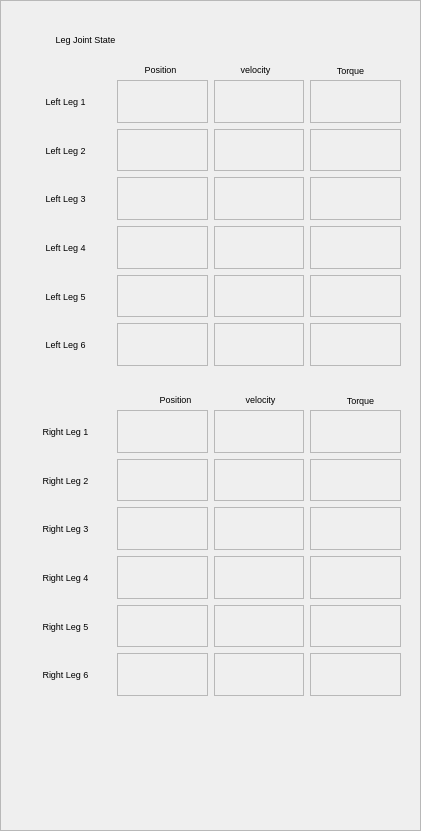
    <widget class="QFrame" name="frame">
     <property name="geometry">
      <rect>
       <x>6</x>
       <y>20</y>
       <width>421</width>
       <height>831</height>
      </rect>
     </property>
     <property name="font">
      <font>
       <pointsize>7</pointsize>
      </font>
     </property>
     <property name="frameShape">
      <enum>QFrame::StyledPanel</enum>
     </property>
     <property name="frameShadow">
      <enum>QFrame::Raised</enum>
     </property>
     <widget class="QFrame" name="frame_9">
      <property name="geometry">
       <rect>
        <x>10</x>
        <y>20</y>
        <width>401</width>
        <height>741</height>
       </rect>
      </property>
      <property name="font">
       <font>
        <pointsize>7</pointsize>
       </font>
      </property>
      <property name="frameShape">
       <enum>QFrame::NoFrame</enum>
      </property>
      <property name="frameShadow">
       <enum>QFrame::Raised</enum>
      </property>
      <widget class="QLabel" name="label_73">
       <property name="geometry">
        <rect>
         <x>110</x>
         <y>40</y>
         <width>81</width>
         <height>19</height>
        </rect>
       </property>
       <property name="font">
        <font>
         <pointsize>7</pointsize>
        </font>
       </property>
       <property name="text">
        <string>Position</string>
       </property>
       <property name="alignment">
        <set>Qt::AlignCenter</set>
       </property>
      </widget>
      <widget class="QLabel" name="label_74">
       <property name="geometry">
        <rect>
         <x>310</x>
         <y>40</y>
         <width>61</width>
         <height>20</height>
        </rect>
       </property>
       <property name="font">
        <font>
         <pointsize>7</pointsize>
        </font>
       </property>
       <property name="text">
        <string>Torque</string>
       </property>
       <property name="alignment">
        <set>Qt::AlignCenter</set>
       </property>
      </widget>
      <widget class="QLabel" name="label_89">
       <property name="geometry">
        <rect>
         <x>210</x>
         <y>40</y>
         <width>71</width>
         <height>19</height>
        </rect>
       </property>
       <property name="font">
        <font>
         <pointsize>7</pointsize>
        </font>
       </property>
       <property name="text">
        <string>velocity</string>
       </property>
       <property name="alignment">
        <set>Qt::AlignCenter</set>
       </property>
      </widget>
      <widget class="QLabel" name="label_90">
       <property name="geometry">
        <rect>
         <x>10</x>
         <y>10</y>
         <width>131</width>
         <height>19</height>
        </rect>
       </property>
       <property name="font">
        <font>
         <pointsize>7</pointsize>
        </font>
       </property>
       <property name="text">
        <string>Leg Joint State</string>
       </property>
       <property name="alignment">
        <set>Qt::AlignCenter</set>
       </property>
      </widget>
      <widget class="QWidget" name="horizontalLayoutWidget">
       <property name="geometry">
        <rect>
         <x>10</x>
         <y>60</y>
         <width>381</width>
         <height>286</height>
        </rect>
       </property>
       <property name="font">
        <font>
         <pointsize>7</pointsize>
        </font>
       </property>
       <layout class="QHBoxLayout" name="horizontalLayout">
        <item>
         <layout class="QVBoxLayout" name="verticalLayout">
          <item>
           <widget class="QLabel" name="label_75">
            <property name="font">
             <font>
              <pointsize>7</pointsize>
             </font>
            </property>
            <property name="text">
             <string>Left Leg 1</string>
            </property>
            <property name="alignment">
             <set>Qt::AlignCenter</set>
            </property>
           </widget>
          </item>
          <item>
           <widget class="QLabel" name="label_76">
            <property name="font">
             <font>
              <pointsize>7</pointsize>
             </font>
            </property>
            <property name="text">
             <string>Left Leg 2</string>
            </property>
            <property name="alignment">
             <set>Qt::AlignCenter</set>
            </property>
           </widget>
          </item>
          <item>
           <widget class="QLabel" name="label_77">
            <property name="font">
             <font>
              <pointsize>7</pointsize>
             </font>
            </property>
            <property name="text">
             <string>Left Leg 3</string>
            </property>
            <property name="alignment">
             <set>Qt::AlignCenter</set>
            </property>
           </widget>
          </item>
          <item>
           <widget class="QLabel" name="label_78">
            <property name="font">
             <font>
              <pointsize>7</pointsize>
             </font>
            </property>
            <property name="text">
             <string>Left Leg 4</string>
            </property>
            <property name="alignment">
             <set>Qt::AlignCenter</set>
            </property>
           </widget>
          </item>
          <item>
           <widget class="QLabel" name="label_79">
            <property name="font">
             <font>
              <pointsize>7</pointsize>
             </font>
            </property>
            <property name="text">
             <string>Left Leg 5</string>
            </property>
            <property name="alignment">
             <set>Qt::AlignCenter</set>
            </property>
           </widget>
          </item>
          <item>
           <widget class="QLabel" name="label_80">
            <property name="font">
             <font>
              <pointsize>7</pointsize>
             </font>
            </property>
            <property name="text">
             <string>Left Leg 6</string>
            </property>
            <property name="alignment">
             <set>Qt::AlignCenter</set>
            </property>
           </widget>
          </item>
         </layout>
        </item>
        <item>
         <layout class="QVBoxLayout" name="verticalLayout_6">
          <item>
           <widget class="QLabel" name="LL_p_0">
            <property name="font">
             <font>
              <pointsize>7</pointsize>
             </font>
            </property>
            <property name="frameShape">
             <enum>QFrame::StyledPanel</enum>
            </property>
            <property name="frameShadow">
             <enum>QFrame::Plain</enum>
            </property>
            <property name="text">
             <string/>
            </property>
           </widget>
          </item>
          <item>
           <widget class="QLabel" name="LL_p_1">
            <property name="font">
             <font>
              <pointsize>7</pointsize>
             </font>
            </property>
            <property name="frameShape">
             <enum>QFrame::StyledPanel</enum>
            </property>
            <property name="frameShadow">
             <enum>QFrame::Plain</enum>
            </property>
            <property name="text">
             <string/>
            </property>
           </widget>
          </item>
          <item>
           <widget class="QLabel" name="LL_p_2">
            <property name="font">
             <font>
              <pointsize>7</pointsize>
             </font>
            </property>
            <property name="frameShape">
             <enum>QFrame::StyledPanel</enum>
            </property>
            <property name="frameShadow">
             <enum>QFrame::Plain</enum>
            </property>
            <property name="text">
             <string/>
            </property>
           </widget>
          </item>
          <item>
           <widget class="QLabel" name="LL_p_3">
            <property name="font">
             <font>
              <pointsize>7</pointsize>
             </font>
            </property>
            <property name="frameShape">
             <enum>QFrame::StyledPanel</enum>
            </property>
            <property name="text">
             <string/>
            </property>
           </widget>
          </item>
          <item>
           <widget class="QLabel" name="LL_p_4">
            <property name="sizePolicy">
             <sizepolicy hsizetype="Preferred" vsizetype="Preferred">
              <horstretch>0</horstretch>
              <verstretch>0</verstretch>
             </sizepolicy>
            </property>
            <property name="font">
             <font>
              <pointsize>7</pointsize>
             </font>
            </property>
            <property name="frameShape">
             <enum>QFrame::StyledPanel</enum>
            </property>
            <property name="text">
             <string/>
            </property>
           </widget>
          </item>
          <item>
           <widget class="QLabel" name="LL_p_5">
            <property name="font">
             <font>
              <pointsize>7</pointsize>
             </font>
            </property>
            <property name="frameShape">
             <enum>QFrame::StyledPanel</enum>
            </property>
            <property name="text">
             <string/>
            </property>
           </widget>
          </item>
         </layout>
        </item>
        <item>
         <layout class="QVBoxLayout" name="verticalLayout_7">
          <item>
           <widget class="QLabel" name="LL_v_0">
            <property name="font">
             <font>
              <pointsize>7</pointsize>
             </font>
            </property>
            <property name="frameShape">
             <enum>QFrame::StyledPanel</enum>
            </property>
            <property name="frameShadow">
             <enum>QFrame::Plain</enum>
            </property>
            <property name="text">
             <string/>
            </property>
           </widget>
          </item>
          <item>
           <widget class="QLabel" name="LL_v_1">
            <property name="font">
             <font>
              <pointsize>7</pointsize>
             </font>
            </property>
            <property name="frameShape">
             <enum>QFrame::StyledPanel</enum>
            </property>
            <property name="frameShadow">
             <enum>QFrame::Plain</enum>
            </property>
            <property name="text">
             <string/>
            </property>
           </widget>
          </item>
          <item>
           <widget class="QLabel" name="LL_v_2">
            <property name="font">
             <font>
              <pointsize>7</pointsize>
             </font>
            </property>
            <property name="frameShape">
             <enum>QFrame::StyledPanel</enum>
            </property>
            <property name="frameShadow">
             <enum>QFrame::Plain</enum>
            </property>
            <property name="text">
             <string/>
            </property>
           </widget>
          </item>
          <item>
           <widget class="QLabel" name="LL_v_3">
            <property name="font">
             <font>
              <pointsize>7</pointsize>
             </font>
            </property>
            <property name="frameShape">
             <enum>QFrame::StyledPanel</enum>
            </property>
            <property name="text">
             <string/>
            </property>
           </widget>
          </item>
          <item>
           <widget class="QLabel" name="LL_v_4">
            <property name="sizePolicy">
             <sizepolicy hsizetype="Preferred" vsizetype="Preferred">
              <horstretch>0</horstretch>
              <verstretch>0</verstretch>
             </sizepolicy>
            </property>
            <property name="font">
             <font>
              <pointsize>7</pointsize>
             </font>
            </property>
            <property name="frameShape">
             <enum>QFrame::StyledPanel</enum>
            </property>
            <property name="text">
             <string/>
            </property>
           </widget>
          </item>
          <item>
           <widget class="QLabel" name="LL_v_5">
            <property name="font">
             <font>
              <pointsize>7</pointsize>
             </font>
            </property>
            <property name="frameShape">
             <enum>QFrame::StyledPanel</enum>
            </property>
            <property name="text">
             <string/>
            </property>
           </widget>
          </item>
         </layout>
        </item>
        <item>
         <layout class="QVBoxLayout" name="verticalLayout_5">
          <item>
           <widget class="QLabel" name="LL_t_0">
            <property name="font">
             <font>
              <pointsize>7</pointsize>
             </font>
            </property>
            <property name="frameShape">
             <enum>QFrame::StyledPanel</enum>
            </property>
            <property name="frameShadow">
             <enum>QFrame::Plain</enum>
            </property>
            <property name="text">
             <string/>
            </property>
           </widget>
          </item>
          <item>
           <widget class="QLabel" name="LL_t_1">
            <property name="font">
             <font>
              <pointsize>7</pointsize>
             </font>
            </property>
            <property name="frameShape">
             <enum>QFrame::StyledPanel</enum>
            </property>
            <property name="frameShadow">
             <enum>QFrame::Plain</enum>
            </property>
            <property name="text">
             <string/>
            </property>
           </widget>
          </item>
          <item>
           <widget class="QLabel" name="LL_t_2">
            <property name="font">
             <font>
              <pointsize>7</pointsize>
             </font>
            </property>
            <property name="frameShape">
             <enum>QFrame::StyledPanel</enum>
            </property>
            <property name="frameShadow">
             <enum>QFrame::Plain</enum>
            </property>
            <property name="text">
             <string/>
            </property>
           </widget>
          </item>
          <item>
           <widget class="QLabel" name="LL_t_3">
            <property name="font">
             <font>
              <pointsize>7</pointsize>
             </font>
            </property>
            <property name="frameShape">
             <enum>QFrame::StyledPanel</enum>
            </property>
            <property name="text">
             <string/>
            </property>
           </widget>
          </item>
          <item>
           <widget class="QLabel" name="LL_t_4">
            <property name="sizePolicy">
             <sizepolicy hsizetype="Preferred" vsizetype="Preferred">
              <horstretch>0</horstretch>
              <verstretch>0</verstretch>
             </sizepolicy>
            </property>
            <property name="font">
             <font>
              <pointsize>7</pointsize>
             </font>
            </property>
            <property name="frameShape">
             <enum>QFrame::StyledPanel</enum>
            </property>
            <property name="text">
             <string/>
            </property>
           </widget>
          </item>
          <item>
           <widget class="QLabel" name="LL_t_5">
            <property name="font">
             <font>
              <pointsize>7</pointsize>
             </font>
            </property>
            <property name="frameShape">
             <enum>QFrame::StyledPanel</enum>
            </property>
            <property name="text">
             <string/>
            </property>
           </widget>
          </item>
         </layout>
        </item>
       </layout>
      </widget>
      <widget class="QLabel" name="label_81">
       <property name="geometry">
        <rect>
         <x>130</x>
         <y>370</y>
         <width>71</width>
         <height>19</height>
        </rect>
       </property>
       <property name="font">
        <font>
         <pointsize>7</pointsize>
        </font>
       </property>
       <property name="text">
        <string>Position</string>
       </property>
       <property name="alignment">
        <set>Qt::AlignCenter</set>
       </property>
      </widget>
      <widget class="QWidget" name="horizontalLayoutWidget_2">
       <property name="geometry">
        <rect>
         <x>10</x>
         <y>390</y>
         <width>381</width>
         <height>286</height>
        </rect>
       </property>
       <property name="font">
        <font>
         <pointsize>7</pointsize>
        </font>
       </property>
       <layout class="QHBoxLayout" name="horizontalLayout_2">
        <item>
         <layout class="QVBoxLayout" name="verticalLayout_8">
          <item>
           <widget class="QLabel" name="label_82">
            <property name="font">
             <font>
              <pointsize>7</pointsize>
             </font>
            </property>
            <property name="text">
             <string>Right Leg 1</string>
            </property>
            <property name="alignment">
             <set>Qt::AlignCenter</set>
            </property>
           </widget>
          </item>
          <item>
           <widget class="QLabel" name="label_83">
            <property name="font">
             <font>
              <pointsize>7</pointsize>
             </font>
            </property>
            <property name="text">
             <string>Right Leg 2</string>
            </property>
            <property name="alignment">
             <set>Qt::AlignCenter</set>
            </property>
           </widget>
          </item>
          <item>
           <widget class="QLabel" name="label_84">
            <property name="font">
             <font>
              <pointsize>7</pointsize>
             </font>
            </property>
            <property name="text">
             <string>Right Leg 3</string>
            </property>
            <property name="alignment">
             <set>Qt::AlignCenter</set>
            </property>
           </widget>
          </item>
          <item>
           <widget class="QLabel" name="label_85">
            <property name="font">
             <font>
              <pointsize>7</pointsize>
             </font>
            </property>
            <property name="text">
             <string>Right Leg 4</string>
            </property>
            <property name="alignment">
             <set>Qt::AlignCenter</set>
            </property>
           </widget>
          </item>
          <item>
           <widget class="QLabel" name="label_87">
            <property name="font">
             <font>
              <pointsize>7</pointsize>
             </font>
            </property>
            <property name="text">
             <string>Right Leg 5</string>
            </property>
            <property name="alignment">
             <set>Qt::AlignCenter</set>
            </property>
           </widget>
          </item>
          <item>
           <widget class="QLabel" name="label_88">
            <property name="font">
             <font>
              <pointsize>7</pointsize>
             </font>
            </property>
            <property name="text">
             <string>Right Leg 6</string>
            </property>
            <property name="alignment">
             <set>Qt::AlignCenter</set>
            </property>
           </widget>
          </item>
         </layout>
        </item>
        <item>
         <layout class="QVBoxLayout" name="verticalLayout_9">
          <item>
           <widget class="QLabel" name="RL_p_0">
            <property name="font">
             <font>
              <pointsize>7</pointsize>
             </font>
            </property>
            <property name="frameShape">
             <enum>QFrame::StyledPanel</enum>
            </property>
            <property name="frameShadow">
             <enum>QFrame::Plain</enum>
            </property>
            <property name="text">
             <string/>
            </property>
           </widget>
          </item>
          <item>
           <widget class="QLabel" name="RL_p_1">
            <property name="font">
             <font>
              <pointsize>7</pointsize>
             </font>
            </property>
            <property name="frameShape">
             <enum>QFrame::StyledPanel</enum>
            </property>
            <property name="frameShadow">
             <enum>QFrame::Plain</enum>
            </property>
            <property name="text">
             <string/>
            </property>
           </widget>
          </item>
          <item>
           <widget class="QLabel" name="RL_p_2">
            <property name="font">
             <font>
              <pointsize>7</pointsize>
             </font>
            </property>
            <property name="frameShape">
             <enum>QFrame::StyledPanel</enum>
            </property>
            <property name="frameShadow">
             <enum>QFrame::Plain</enum>
            </property>
            <property name="text">
             <string/>
            </property>
           </widget>
          </item>
          <item>
           <widget class="QLabel" name="RL_p_3">
            <property name="font">
             <font>
              <pointsize>7</pointsize>
             </font>
            </property>
            <property name="frameShape">
             <enum>QFrame::StyledPanel</enum>
            </property>
            <property name="text">
             <string/>
            </property>
           </widget>
          </item>
          <item>
           <widget class="QLabel" name="RL_p_4">
            <property name="sizePolicy">
             <sizepolicy hsizetype="Preferred" vsizetype="Preferred">
              <horstretch>0</horstretch>
              <verstretch>0</verstretch>
             </sizepolicy>
            </property>
            <property name="font">
             <font>
              <pointsize>7</pointsize>
             </font>
            </property>
            <property name="frameShape">
             <enum>QFrame::StyledPanel</enum>
            </property>
            <property name="text">
             <string/>
            </property>
           </widget>
          </item>
          <item>
           <widget class="QLabel" name="RL_p_5">
            <property name="font">
             <font>
              <pointsize>7</pointsize>
             </font>
            </property>
            <property name="frameShape">
             <enum>QFrame::StyledPanel</enum>
            </property>
            <property name="text">
             <string/>
            </property>
           </widget>
          </item>
         </layout>
        </item>
        <item>
         <layout class="QVBoxLayout" name="verticalLayout_10">
          <item>
           <widget class="QLabel" name="RL_v_0">
            <property name="font">
             <font>
              <pointsize>7</pointsize>
             </font>
            </property>
            <property name="frameShape">
             <enum>QFrame::StyledPanel</enum>
            </property>
            <property name="frameShadow">
             <enum>QFrame::Plain</enum>
            </property>
            <property name="text">
             <string/>
            </property>
           </widget>
          </item>
          <item>
           <widget class="QLabel" name="RL_v_1">
            <property name="font">
             <font>
              <pointsize>7</pointsize>
             </font>
            </property>
            <property name="frameShape">
             <enum>QFrame::StyledPanel</enum>
            </property>
            <property name="frameShadow">
             <enum>QFrame::Plain</enum>
            </property>
            <property name="text">
             <string/>
            </property>
           </widget>
          </item>
          <item>
           <widget class="QLabel" name="RL_v_2">
            <property name="font">
             <font>
              <pointsize>7</pointsize>
             </font>
            </property>
            <property name="frameShape">
             <enum>QFrame::StyledPanel</enum>
            </property>
            <property name="frameShadow">
             <enum>QFrame::Plain</enum>
            </property>
            <property name="text">
             <string/>
            </property>
           </widget>
          </item>
          <item>
           <widget class="QLabel" name="RL_v_3">
            <property name="font">
             <font>
              <pointsize>7</pointsize>
             </font>
            </property>
            <property name="frameShape">
             <enum>QFrame::StyledPanel</enum>
            </property>
            <property name="text">
             <string/>
            </property>
           </widget>
          </item>
          <item>
           <widget class="QLabel" name="RL_v_4">
            <property name="sizePolicy">
             <sizepolicy hsizetype="Preferred" vsizetype="Preferred">
              <horstretch>0</horstretch>
              <verstretch>0</verstretch>
             </sizepolicy>
            </property>
            <property name="font">
             <font>
              <pointsize>7</pointsize>
             </font>
            </property>
            <property name="frameShape">
             <enum>QFrame::StyledPanel</enum>
            </property>
            <property name="text">
             <string/>
            </property>
           </widget>
          </item>
          <item>
           <widget class="QLabel" name="RL_v_5">
            <property name="font">
             <font>
              <pointsize>7</pointsize>
             </font>
            </property>
            <property name="frameShape">
             <enum>QFrame::StyledPanel</enum>
            </property>
            <property name="text">
             <string/>
            </property>
           </widget>
          </item>
         </layout>
        </item>
        <item>
         <layout class="QVBoxLayout" name="verticalLayout_11">
          <item>
           <widget class="QLabel" name="RL_t_0">
            <property name="font">
             <font>
              <pointsize>7</pointsize>
             </font>
            </property>
            <property name="frameShape">
             <enum>QFrame::StyledPanel</enum>
            </property>
            <property name="frameShadow">
             <enum>QFrame::Plain</enum>
            </property>
            <property name="text">
             <string/>
            </property>
           </widget>
          </item>
          <item>
           <widget class="QLabel" name="RL_t_1">
            <property name="font">
             <font>
              <pointsize>7</pointsize>
             </font>
            </property>
            <property name="frameShape">
             <enum>QFrame::StyledPanel</enum>
            </property>
            <property name="frameShadow">
             <enum>QFrame::Plain</enum>
            </property>
            <property name="text">
             <string/>
            </property>
           </widget>
          </item>
          <item>
           <widget class="QLabel" name="RL_t_2">
            <property name="font">
             <font>
              <pointsize>7</pointsize>
             </font>
            </property>
            <property name="frameShape">
             <enum>QFrame::StyledPanel</enum>
            </property>
            <property name="frameShadow">
             <enum>QFrame::Plain</enum>
            </property>
            <property name="text">
             <string/>
            </property>
           </widget>
          </item>
          <item>
           <widget class="QLabel" name="RL_t_3">
            <property name="font">
             <font>
              <pointsize>7</pointsize>
             </font>
            </property>
            <property name="frameShape">
             <enum>QFrame::StyledPanel</enum>
            </property>
            <property name="text">
             <string/>
            </property>
           </widget>
          </item>
          <item>
           <widget class="QLabel" name="RL_t_4">
            <property name="sizePolicy">
             <sizepolicy hsizetype="Preferred" vsizetype="Preferred">
              <horstretch>0</horstretch>
              <verstretch>0</verstretch>
             </sizepolicy>
            </property>
            <property name="font">
             <font>
              <pointsize>7</pointsize>
             </font>
            </property>
            <property name="frameShape">
             <enum>QFrame::StyledPanel</enum>
            </property>
            <property name="text">
             <string/>
            </property>
           </widget>
          </item>
          <item>
           <widget class="QLabel" name="RL_t_5">
            <property name="font">
             <font>
              <pointsize>7</pointsize>
             </font>
            </property>
            <property name="frameShape">
             <enum>QFrame::StyledPanel</enum>
            </property>
            <property name="text">
             <string/>
            </property>
           </widget>
          </item>
         </layout>
        </item>
       </layout>
      </widget>
      <widget class="QLabel" name="label_91">
       <property name="geometry">
        <rect>
         <x>215</x>
         <y>370</y>
         <width>71</width>
         <height>19</height>
        </rect>
       </property>
       <property name="font">
        <font>
         <pointsize>7</pointsize>
        </font>
       </property>
       <property name="text">
        <string>velocity</string>
       </property>
       <property name="alignment">
        <set>Qt::AlignCenter</set>
       </property>
      </widget>
      <widget class="QLabel" name="label_92">
       <property name="geometry">
        <rect>
         <x>320</x>
         <y>370</y>
         <width>61</width>
         <height>20</height>
        </rect>
       </property>
       <property name="font">
        <font>
         <pointsize>7</pointsize>
        </font>
       </property>
       <property name="text">
        <string>Torque</string>
       </property>
       <property name="alignment">
        <set>Qt::AlignCenter</set>
       </property>
      </widget>
     </widget>
    </widget>
